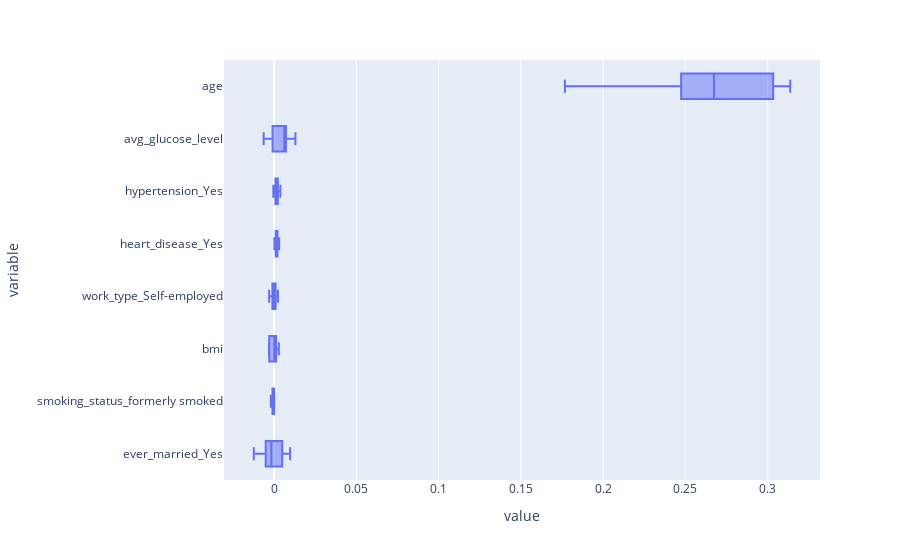

Write notebook code for a chart like this one.
### Code cell
pvi_for(xgb_model)

### Figure 1 — Plotly figure (JSON) as saved in the notebook; plotly's stock layout.template omitted (floating-point values rounded to 4 significant figures)
{"data": [{"alignmentgroup": "True", "hovertemplate": "value=%{x}<br>variable=%{y}<extra></extra>", "legendgroup": "", "marker": {"color": "#636efa"}, "name": "", "notched": false, "offsetgroup": "", "orientation": "h", "showlegend": false, "type": "box", "x": [0.009768, -0.01229, -0.001552, 0.004984, 0.008986, -0.009345, -0.005069, 0.0009398, -0.001732, -0.004931, 0, -0.0008659, -9.504e-05, 7.392e-05, -0.0001373, -2.112e-05, -0.0009398, -0.001922, -0.0009398, -4.224e-05, 0.0008765, 0.002925, 0.0002534, 8.448e-05, 0.001658, 0.001246, -0.002925, -0.003062, -0.002619, -0.002988, 0.00114, -0.0009926, 0.0009609, -0.001024, 0.002355, -0.002967, 0.0007497, -7.392e-05, -0.0005174, -0.0004857, 0.001024, 0.0002323, 0.001119, 0.00208, 0.002101, 0.003094, 0.001056, 0.0005069, 0.001257, 0.001457, 0.002313, 0.0008448, -0.0002218, 0.00227, 0.001204, -0.0004118, 0.003854, 0.002513, 0.001869, 0.001436, 0.006294, -0.005977, 0.00641, 0.008754, 0.01299, 0.0002746, -0.0008765, 0.007265, 0.006177, -0.006304, 0.3137, 0.1767, 0.3033, 0.2726, 0.3122, 0.2237, 0.2705, 0.2527, 0.2642, 0.2474], "x0": " ", "xaxis": "x", "y": ["ever_married_Yes", "ever_married_Yes", "ever_married_Yes", "ever_married_Yes", "ever_married_Yes", "ever_married_Yes", "ever_married_Yes", "ever_married_Yes", "ever_married_Yes", "ever_married_Yes", "smoking_status_formerly smoked", "smoking_status_formerly smoked", "smoking_status_formerly smoked", "smoking_status_formerly smoked", "smoking_status_formerly smoked", "smoking_status_formerly smoked", "smoking_status_formerly smoked", "smoking_status_formerly smoked", "smoking_status_formerly smoked", "smoking_status_formerly smoked", "bmi", "bmi", "bmi", "bmi", "bmi", "bmi", "bmi", "bmi", "bmi", "bmi", "work_type_Self-employed", "work_type_Self-employed", "work_type_Self-employed", "work_type_Self-employed", "work_type_Self-employed", "work_type_Self-employed", "work_type_Self-employed", "work_type_Self-employed", "work_type_Self-employed", "work_type_Self-employed", "heart_disease_Yes", "heart_disease_Yes", "heart_disease_Yes", "heart_disease_Yes", "heart_disease_Yes", "heart_disease_Yes", "heart_disease_Yes", "heart_disease_Yes", "heart_disease_Yes", "heart_disease_Yes", "hypertension_Yes", "hypertension_Yes", "hypertension_Yes", "hypertension_Yes", "hypertension_Yes", "hypertension_Yes", "hypertension_Yes", "hypertension_Yes", "hypertension_Yes", "hypertension_Yes", "avg_glucose_level", "avg_glucose_level", "avg_glucose_level", "avg_glucose_level", "avg_glucose_level", "avg_glucose_level", "avg_glucose_level", "avg_glucose_level", "avg_glucose_level", "avg_glucose_level", "age", "age", "age", "age", "age", "age", "age", "age", "age", "age"], "y0": " ", "yaxis": "y"}], "layout": {"boxmode": "group", "legend": {"tracegroupgap": 0}, "margin": {"t": 60}, "xaxis": {"anchor": "y", "domain": [0, 1], "title": {"text": "value"}}, "yaxis": {"anchor": "x", "domain": [0, 1], "title": {"text": "variable"}}}}
